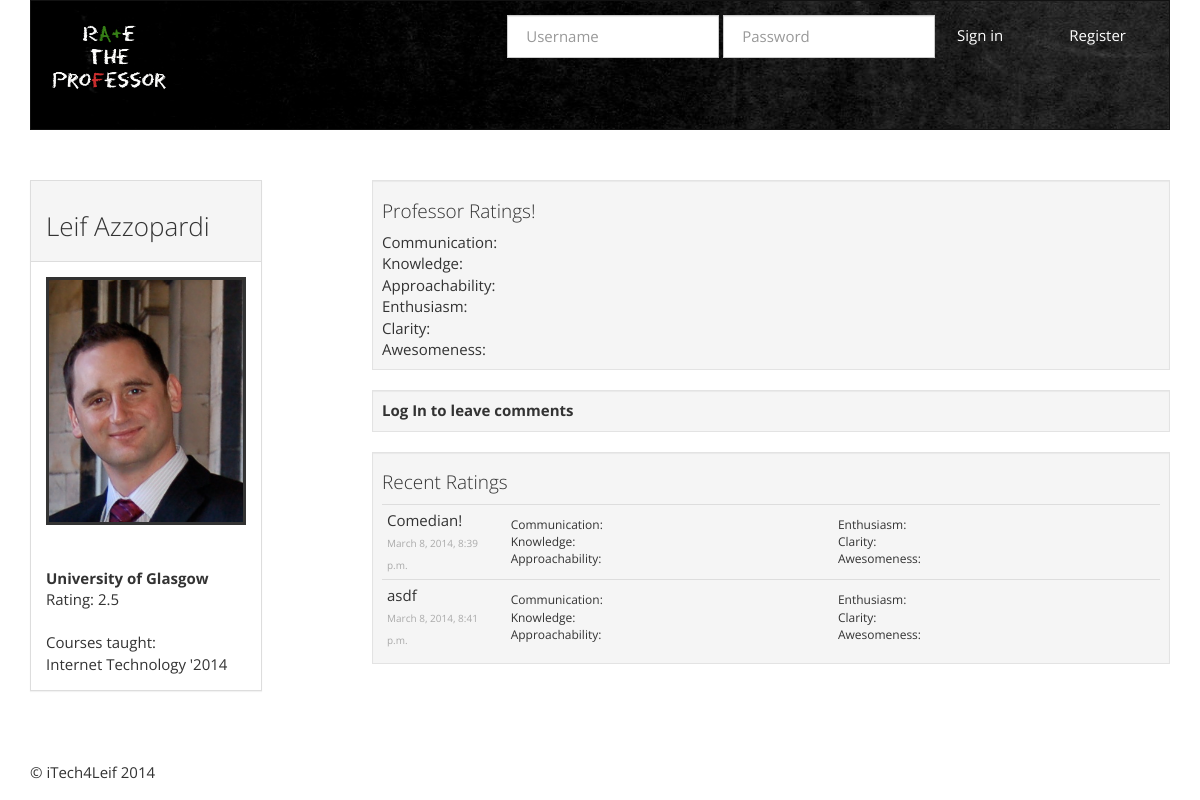
The app's page /rate_the_professor/professor/1/, older data.
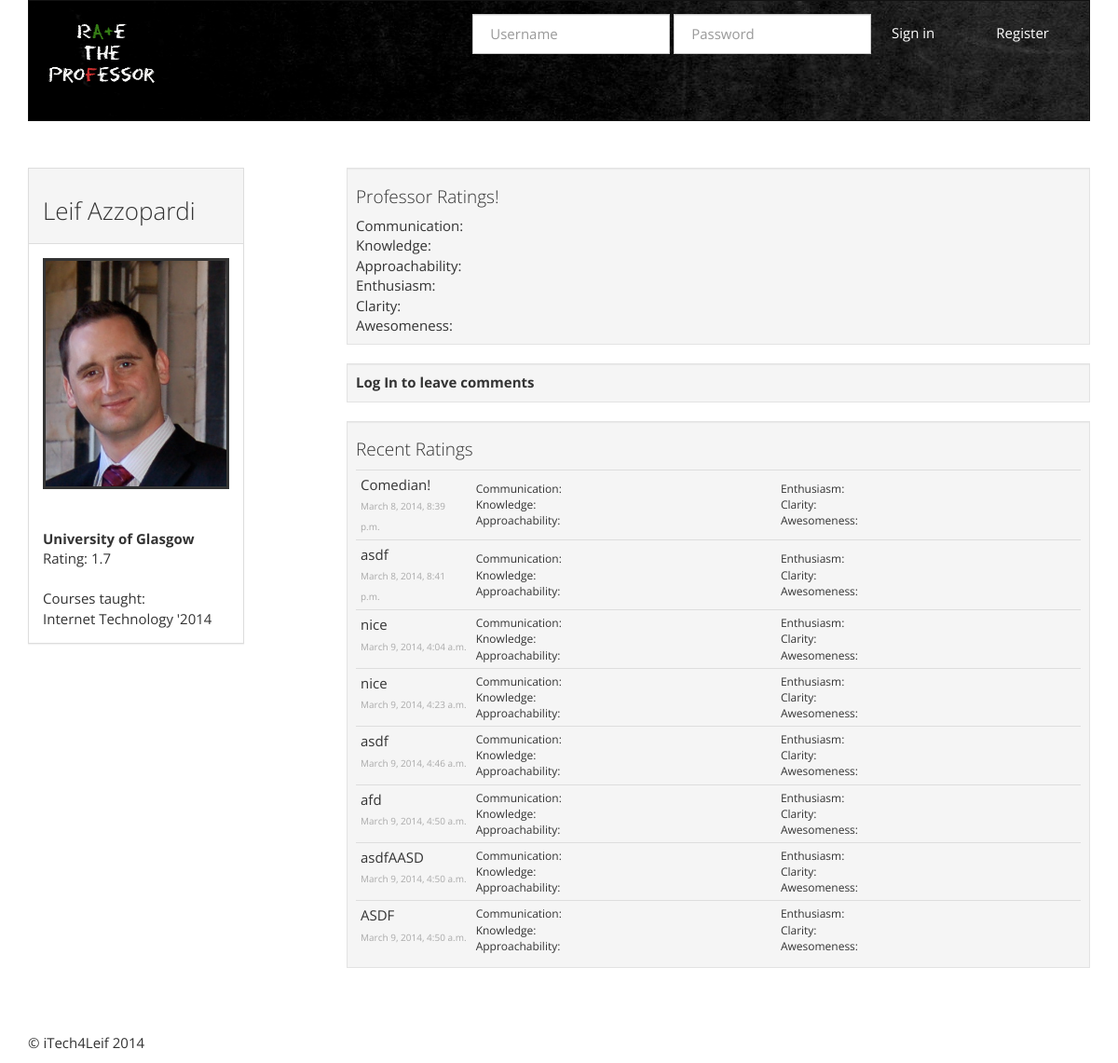
The same page, newer data.
### rate_the_professor/models.py (models this page shows, shortened)
class Professor(models.Model):
    title = models.CharField(max_length=64)
    first_name = models.CharField(max_length=256)
    last_name = models.CharField(max_length=256)
    sum_of_communication = models.DecimalField(max_digits=10, decimal_places=1, default=2.5)
    no_of_communication = models.IntegerField(default=1)
    overall_communication = models.DecimalField(max_digits=2, decimal_places=1, default=2.5)
    sum_of_knowledge = models.DecimalField(max_digits=10, decimal_places=1, default=2.5)
    no_of_knowledge = models.IntegerField(default=1)
    overall_knowledge = models.DecimalField(max_digits=2, decimal_places=1, default=2.5)
    sum_of_approachability = models.DecimalField(max_digits=10, decimal_places=1, default=2.5)
    no_of_approachability = models.IntegerField(default=1)
    overall_approachability = models.DecimalField(max_digits=2, decimal_places=1, default=2.5)
    sum_of_enthusiasm = models.DecimalField(max_digits=10, decimal_places=1, default=2.5)
    no_of_enthusiasm = models.IntegerField(default=1)
    overall_enthusiasm = models.DecimalField(max_digits=2, decimal_places=1, default=2.5)
    sum_of_clarity = models.DecimalField(max_digits=10, decimal_places=1, default=2.5)
    no_of_clarity = models.IntegerField(default=1)
    overall_clarity = models.DecimalField(max_digits=2, decimal_places=1, default=2.5)
    sum_of_awesomeness = models.DecimalField(max_digits=10, decimal_places=1, default=2.5)
    no_of_awesomeness = models.IntegerField(default=1)
    overall_awesomeness = models.DecimalField(max_digits=2, decimal_places=1, default=2.5)
    sum_of_ratings = models.DecimalField(max_digits=10, decimal_places=1, default=2.5)
    no_of_ratings = models.IntegerField(default=1)
    overall_rating = models.DecimalField(max_digits=2, decimal_places=1, default=2.5)
    picture = models.ImageField(upload_to='professors', blank=True)
    university = models.ForeignKey(University)
    courses_taught = models.ManyToManyField(Course)
    website_url = models.URLField()
    def _full_name(self):
        return u'%s %s %s ' % (self.title, self.first_name, self.last_name)
    full_name = property(_full_name)

class Course(models.Model):
    course_name = models.CharField(max_length=512)
    university = models.ForeignKey(University)
    department = models.ForeignKey(Department)
    start_date = models.DateField()
    def _course_date(self):
        return self.start_date.strftime("'%Y")
    course_date = property(_course_date)
    def __unicode__(self):
        return u'%s %s' % (self.course_name, self.course_date)

class Rating(models.Model):
    user = models.ForeignKey(User, null=True)
    professor = models.ForeignKey(Professor)
    communication = models.DecimalField(max_digits=2, decimal_places=1, default=2.5)
    knowledge = models.DecimalField(max_digits=2, decimal_places=1, default=2.5)
    approachability = models.DecimalField(max_digits=2, decimal_places=1, default=2.5)
    enthusiasm = models.DecimalField(max_digits=2, decimal_places=1, default=2.5)
    clarity = models.DecimalField(max_digits=2, decimal_places=1, default=2.5)
    awesomeness = models.DecimalField(max_digits=2, decimal_places=1, default=2.5)
    comment = models.CharField(max_length=1024, null=False)
    datetime = models.DateTimeField(auto_now_add=True)
    def _calculate_rating(self):
        return u'%.2f' % ((self.communication + self.knowledge + self.approachability
                + self.enthusiasm + self.clarity + self.awesomeness) / 6)
    rating = property(_calculate_rating)

class University(models.Model):
    uni_name = models.CharField(max_length=256, unique=True)
    website_url = models.URLField()
    def __unicode__(self):
        return self.uni_name

### rate_the_professor/views.py (the view)
# urls.py: ,url(r'^professor/(?P<professor_id>\w+)/$', views.professor, name='professor')
def professor(request, professor_id):
    context = RequestContext(request)
    context_dict = {'professor_id': professor_id}
    if request.method == 'POST':
        form = RatingForm(request.POST)
        if form.is_valid():
            rating = form.save(commit=False)
            rating.user = request.user
            rating.professor = Professor(id=professor_id)
            form.save()
            professor = Professor.objects.get(id=professor_id)
            update_professor_scores(professor, rating)
            form = RatingForm()
        else:
            pass
    else:
        form = RatingForm()
    try:
        professor = Professor.objects.get(id=professor_id)
        ratings = Rating.objects.filter(professor=professor_id)
        context_dict['ratings'] = ratings
        context_dict['professor'] = professor
        courses_taught = Course.objects.filter(professor__id=professor_id)
        context_dict['courses_taught'] = courses_taught
    except Professor.DoesNotExist:
        pass
    context_dict['form'] = form
    return render_to_response('rate_the_professor/professor.html', context_dict, context)

### rate_the_professor/forms.py
class RatingForm(forms.ModelForm):
    communication = forms.DecimalField(initial=0, help_text="Communication")
    knowledge = forms.DecimalField(initial=0, help_text="Knowledge")
    approachability = forms.DecimalField(initial=0, help_text="Approachability")
    enthusiasm = forms.DecimalField(initial=0, help_text="Enthusiasm")
    clarity = forms.DecimalField(initial=0, help_text="Clarity")
    awesomeness = forms.DecimalField(max_digits=2, decimal_places=1, initial=0, help_text="Awesomeness")
    comment = forms.CharField(widget=forms.TextInput(), max_length=1024, help_text="Comment")
    class Meta:
        model = Rating
        fields = ('communication', 'knowledge', 'approachability', 'enthusiasm', 'clarity', 'awesomeness', 'comment')

### templates/rate_the_professor/professor.html (shortened to what the changed rows need)
{% extends 'rate_the_professor/base.html' %}
{% load static %}
{% block body_block %}
    {% if professor %}
<div class="panel panel-default">
    <div class="panel-heading"><h3>{{ professor.first_name }} {{ professor.last_name }}</h3></div>
    <div class="panel-body" >
        <table>
            <tr><td>
                <div class="profpic">
                <img src="/media/professors/{{ professor.picture }}" width="200px">
                </div>
            </td></tr>
            <tr><td> <br> </td></tr>
            <tr><td>  <br></td></tr>
            <tr><td><strong>{{ professor.university }}</strong></td></tr>
            <tr><td>Rating: {{ professor.overall_rating }}</td></tr>
            {% if courses_taught %}
            <tr><td>&nbsp;</td></tr>
            <tr><td>Courses taught:</td></tr>
            {% for course in courses_taught %}
            <tr><td>{{ course }}</td></tr>
            {% endfor %}
            {% endif %}
        </table>
    </div>
</div>
        <div class="well well-sm" width=80%>
            <h4>Professor Ratings!</h4>
            <table>
                <tr><td class="prof-rating">Communication: </td><td class="big-rating">{{ professor.overall_communication }}</td></tr>
                <tr><td class="prof-rating">Knowledge: </td><td class="big-rating">{{ professor.overall_knowledge }}</td></tr>
                <tr><td class="prof-rating">Approachability: </td><td class="big-rating">{{ professor.overall_approachability }}</td></tr>
                <tr><td class="prof-rating">Enthusiasm: </td><td class="big-rating">{{ professor.overall_enthusiasm }}</td></tr>
                <tr><td class="prof-rating">Clarity: </td><td class="big-rating">{{ professor.overall_clarity }}</td></tr>
                <tr><td class="prof-rating">Awesomeness: </td><td class="big-rating">{{ professor.overall_awesomeness }}</td></tr>
            </table>
        </div>
        <div class="well well-sm">
            {% if user.is_authenticated %}
                 <strong>Submit Your Rating!</strong>
                 <form id="rating_form" method="post" action="/rate_the_professor/professor/{{ professor.id }}/">
                    {% csrf_token %}
                    {% for hidden in form.hidden_fields %}
                        {{ hidden }}
                    {% endfor %}
                    <div class="prof-rating-form">
                        <table>
                        {% for field in form.visible_fields %}
                        <tr>
                            <td class="prof-rating">{{ field.help_text}}</td>
                            <td>{{ field }} </td>
                            <td>{{ field.errors }}</td>
                        </tr>
                        {% endfor %}
                        </table>
                    </div>
                    <input type="submit" name="submit" value="Create Rating" />
                </form>
            {% else %}
                 <strong>Log In to leave comments</strong>
            {% endif %}
        </div>
        <div class="well well-sm">
            <h4>Recent Ratings</h4>
            {% if ratings %}
                <table>
                    {% for rating in ratings %}
                    <tr class="prof-rating-recent">
                        <td class="prof-rating-comment">
                            <div>{{ rating.comment }}</div>
                            <div><span class="small-rating">{{ rating.rating }}</span> <span class="date">{{ rating.datetime }}</span></div>
                        </td>
                        <td>
                            <table>
                                <tr><td class="prof-rating-type-small">Communication: </td><td class="small-rating">{{ rating.communication }}</td></tr>
                                <tr><td class="prof-rating-type-small">Knowledge: </td><td class="small-rating">{{ rating.knowledge }}</td></tr>
                                <tr><td class="prof-rating-type-small">Approachability: </td><td class="small-rating">{{ rating.approachability }}</td></tr>
                            </table>
                        </td>
                        <td>
                            <table>
                                <tr><td class="prof-rating-type-small">Enthusiasm: </td><td class="small-rating">{{ rating.enthusiasm }}</td></tr>
                                <tr><td class="prof-rating-type-small">Clarity: </td><td class="small-rating">{{ rating.clarity }}</td></tr>
                                <tr><td class="prof-rating-type-small">Awesomeness: </td><td class="small-rating">{{ rating.awesomeness }}</td></tr>
                            </table>
                        </td>
                    </tr>
                    {% endfor %}
                </table>
            {% else %}
                <strong>No ratings currently for professor</strong>
            {% endif %}
        </div>
    {% else %}
        The specified professor {{ professor }} does not exist!
    {% endif %}
{% endblock %}

Row changes from the older to the newer data that the page shows:
changed Professor "Leif": overall_rating "2.5" → "1.7"
added Rating: comment "nice", datetime "March 9, 2014, 4:04 a.m."
added Rating: comment "nice", datetime "March 9, 2014, 4:23 a.m."
added Rating: comment "asdf", datetime "March 9, 2014, 4:46 a.m."
added Rating: comment "afd", datetime "March 9, 2014, 4:50 a.m."
added Rating: comment "asdfAASD", datetime "March 9, 2014, 4:50 a.m."
added Rating: comment "ASDF", datetime "March 9, 2014, 4:50 a.m."
